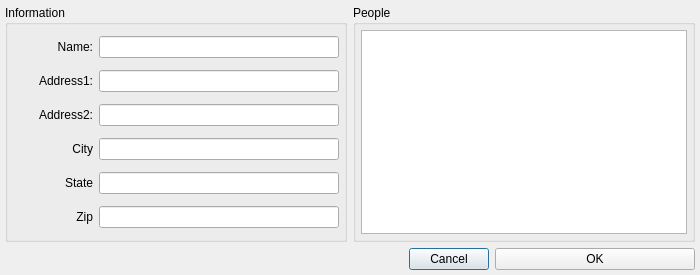
<?xml version="1.0" encoding="UTF-8"?>
<ui version="4.0">
 <class>HouseholdDialog</class>
 <widget class="QDialog" name="HouseholdDialog">
  <property name="geometry">
   <rect>
    <x>0</x>
    <y>0</y>
    <width>700</width>
    <height>275</height>
   </rect>
  </property>
  <property name="minimumSize">
   <size>
    <width>700</width>
    <height>275</height>
   </size>
  </property>
  <property name="windowTitle">
   <string>Dialog</string>
  </property>
  <layout class="QVBoxLayout" name="verticalLayout_3">
   <property name="leftMargin">
    <number>5</number>
   </property>
   <property name="topMargin">
    <number>5</number>
   </property>
   <property name="rightMargin">
    <number>5</number>
   </property>
   <property name="bottomMargin">
    <number>5</number>
   </property>
   <item>
    <layout class="QHBoxLayout" name="horizontalLayout_3">
     <item>
      <widget class="QGroupBox" name="groupBox">
       <property name="title">
        <string>Information</string>
       </property>
       <layout class="QVBoxLayout" name="verticalLayout">
        <property name="leftMargin">
         <number>5</number>
        </property>
        <property name="topMargin">
         <number>5</number>
        </property>
        <property name="rightMargin">
         <number>5</number>
        </property>
        <property name="bottomMargin">
         <number>5</number>
        </property>
        <item>
         <layout class="QHBoxLayout" name="horizontalLayout">
          <item>
           <widget class="QLabel" name="label">
            <property name="sizePolicy">
             <sizepolicy hsizetype="Fixed" vsizetype="Fixed">
              <horstretch>0</horstretch>
              <verstretch>0</verstretch>
             </sizepolicy>
            </property>
            <property name="minimumSize">
             <size>
              <width>80</width>
              <height>0</height>
             </size>
            </property>
            <property name="maximumSize">
             <size>
              <width>80</width>
              <height>16777215</height>
             </size>
            </property>
            <property name="text">
             <string>Name:</string>
            </property>
            <property name="alignment">
             <set>Qt::AlignRight|Qt::AlignTrailing|Qt::AlignVCenter</set>
            </property>
           </widget>
          </item>
          <item>
           <widget class="QLineEdit" name="txtName">
            <property name="maxLength">
             <number>100</number>
            </property>
           </widget>
          </item>
         </layout>
        </item>
        <item>
         <layout class="QHBoxLayout" name="horizontalLayout_2">
          <item>
           <widget class="QLabel" name="label_2">
            <property name="sizePolicy">
             <sizepolicy hsizetype="Fixed" vsizetype="Fixed">
              <horstretch>0</horstretch>
              <verstretch>0</verstretch>
             </sizepolicy>
            </property>
            <property name="minimumSize">
             <size>
              <width>80</width>
              <height>0</height>
             </size>
            </property>
            <property name="maximumSize">
             <size>
              <width>80</width>
              <height>16777215</height>
             </size>
            </property>
            <property name="text">
             <string>Address1:</string>
            </property>
            <property name="alignment">
             <set>Qt::AlignRight|Qt::AlignTrailing|Qt::AlignVCenter</set>
            </property>
           </widget>
          </item>
          <item>
           <widget class="QLineEdit" name="txtAddr1">
            <property name="maxLength">
             <number>150</number>
            </property>
           </widget>
          </item>
         </layout>
        </item>
        <item>
         <layout class="QHBoxLayout" name="horizontalLayout_7">
          <item>
           <widget class="QLabel" name="label_7">
            <property name="sizePolicy">
             <sizepolicy hsizetype="Fixed" vsizetype="Fixed">
              <horstretch>0</horstretch>
              <verstretch>0</verstretch>
             </sizepolicy>
            </property>
            <property name="minimumSize">
             <size>
              <width>80</width>
              <height>0</height>
             </size>
            </property>
            <property name="maximumSize">
             <size>
              <width>80</width>
              <height>16777215</height>
             </size>
            </property>
            <property name="text">
             <string>Address2:</string>
            </property>
            <property name="alignment">
             <set>Qt::AlignRight|Qt::AlignTrailing|Qt::AlignVCenter</set>
            </property>
           </widget>
          </item>
          <item>
           <widget class="QLineEdit" name="txtAddr2">
            <property name="maxLength">
             <number>150</number>
            </property>
           </widget>
          </item>
         </layout>
        </item>
        <item>
         <layout class="QHBoxLayout" name="horizontalLayout_8">
          <item>
           <widget class="QLabel" name="label_8">
            <property name="sizePolicy">
             <sizepolicy hsizetype="Fixed" vsizetype="Fixed">
              <horstretch>0</horstretch>
              <verstretch>0</verstretch>
             </sizepolicy>
            </property>
            <property name="minimumSize">
             <size>
              <width>80</width>
              <height>0</height>
             </size>
            </property>
            <property name="maximumSize">
             <size>
              <width>80</width>
              <height>16777215</height>
             </size>
            </property>
            <property name="text">
             <string>City</string>
            </property>
            <property name="alignment">
             <set>Qt::AlignRight|Qt::AlignTrailing|Qt::AlignVCenter</set>
            </property>
           </widget>
          </item>
          <item>
           <widget class="QLineEdit" name="txtCity">
            <property name="maxLength">
             <number>100</number>
            </property>
           </widget>
          </item>
         </layout>
        </item>
        <item>
         <layout class="QHBoxLayout" name="horizontalLayout_9">
          <item>
           <widget class="QLabel" name="label_9">
            <property name="sizePolicy">
             <sizepolicy hsizetype="Fixed" vsizetype="Fixed">
              <horstretch>0</horstretch>
              <verstretch>0</verstretch>
             </sizepolicy>
            </property>
            <property name="minimumSize">
             <size>
              <width>80</width>
              <height>0</height>
             </size>
            </property>
            <property name="maximumSize">
             <size>
              <width>80</width>
              <height>16777215</height>
             </size>
            </property>
            <property name="text">
             <string>State</string>
            </property>
            <property name="alignment">
             <set>Qt::AlignRight|Qt::AlignTrailing|Qt::AlignVCenter</set>
            </property>
           </widget>
          </item>
          <item>
           <widget class="QLineEdit" name="txtState">
            <property name="maxLength">
             <number>2</number>
            </property>
           </widget>
          </item>
         </layout>
        </item>
        <item>
         <layout class="QHBoxLayout" name="horizontalLayout_10">
          <item>
           <widget class="QLabel" name="label_10">
            <property name="sizePolicy">
             <sizepolicy hsizetype="Fixed" vsizetype="Fixed">
              <horstretch>0</horstretch>
              <verstretch>0</verstretch>
             </sizepolicy>
            </property>
            <property name="minimumSize">
             <size>
              <width>80</width>
              <height>0</height>
             </size>
            </property>
            <property name="maximumSize">
             <size>
              <width>80</width>
              <height>16777215</height>
             </size>
            </property>
            <property name="text">
             <string>Zip</string>
            </property>
            <property name="alignment">
             <set>Qt::AlignRight|Qt::AlignTrailing|Qt::AlignVCenter</set>
            </property>
           </widget>
          </item>
          <item>
           <widget class="QLineEdit" name="txtZip">
            <property name="maxLength">
             <number>10</number>
            </property>
           </widget>
          </item>
         </layout>
        </item>
       </layout>
      </widget>
     </item>
     <item>
      <widget class="QGroupBox" name="groupBox_2">
       <property name="title">
        <string>People</string>
       </property>
       <layout class="QVBoxLayout" name="verticalLayout_2">
        <property name="leftMargin">
         <number>5</number>
        </property>
        <property name="topMargin">
         <number>5</number>
        </property>
        <property name="rightMargin">
         <number>5</number>
        </property>
        <property name="bottomMargin">
         <number>5</number>
        </property>
        <item>
         <widget class="QTableView" name="tablePeople"/>
        </item>
       </layout>
      </widget>
     </item>
    </layout>
   </item>
   <item>
    <layout class="QHBoxLayout" name="horizontalLayout_13">
     <item>
      <spacer name="horizontalSpacer">
       <property name="orientation">
        <enum>Qt::Horizontal</enum>
       </property>
       <property name="sizeHint" stdset="0">
        <size>
         <width>40</width>
         <height>20</height>
        </size>
       </property>
      </spacer>
     </item>
     <item>
      <widget class="QPushButton" name="btnCancel">
       <property name="text">
        <string>Cancel</string>
       </property>
      </widget>
     </item>
     <item>
      <widget class="QPushButton" name="btnOk">
       <property name="minimumSize">
        <size>
         <width>200</width>
         <height>0</height>
        </size>
       </property>
       <property name="text">
        <string>OK</string>
       </property>
      </widget>
     </item>
    </layout>
   </item>
  </layout>
 </widget>
 <resources/>
 <connections/>
</ui>
